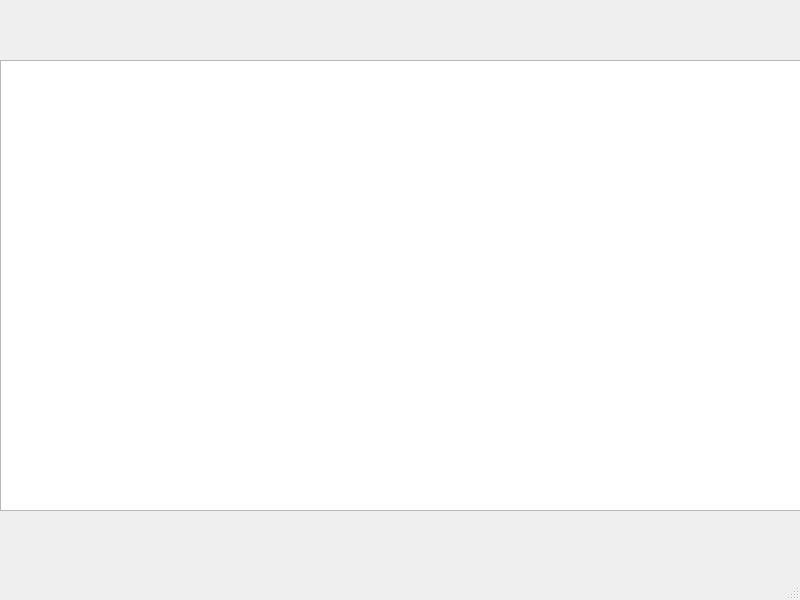
<?xml version="1.0" encoding="UTF-8"?>
<ui version="4.0">
 <class>MainWindow</class>
 <widget class="QMainWindow" name="MainWindow">
  <property name="geometry">
   <rect>
    <x>0</x>
    <y>0</y>
    <width>800</width>
    <height>600</height>
   </rect>
  </property>
  <property name="windowTitle">
   <string>MainWindow</string>
  </property>
  <widget class="QWidget" name="centralwidget">
   <widget class="QTableWidget" name="tableWidget">
    <property name="geometry">
     <rect>
      <x>0</x>
      <y>60</y>
      <width>801</width>
      <height>451</height>
     </rect>
    </property>
   </widget>
  </widget>
  <widget class="QMenuBar" name="menubar">
   <property name="geometry">
    <rect>
     <x>0</x>
     <y>0</y>
     <width>800</width>
     <height>23</height>
    </rect>
   </property>
  </widget>
  <widget class="QStatusBar" name="statusbar"/>
 </widget>
 <resources/>
 <connections/>
</ui>
